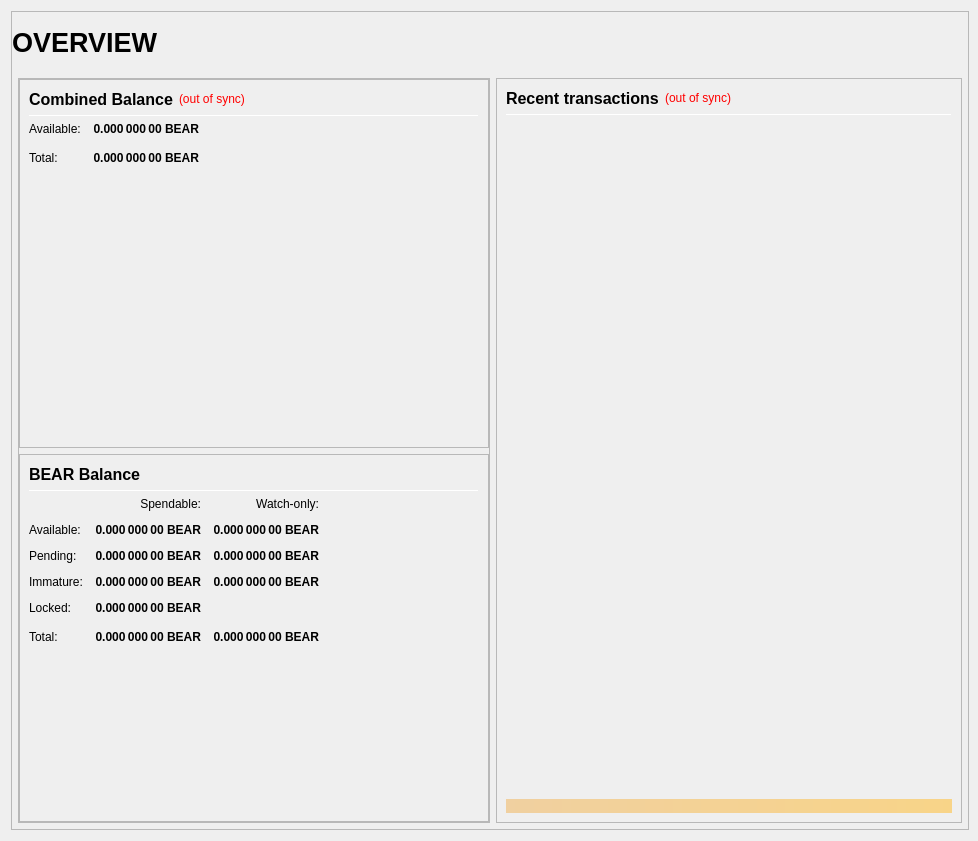
<?xml version="1.0" encoding="UTF-8"?>
<ui version="4.0">
 <class>OverviewPage</class>
 <widget class="QWidget" name="OverviewPage">
  <property name="geometry">
   <rect>
    <x>0</x>
    <y>0</y>
    <width>978</width>
    <height>841</height>
   </rect>
  </property>
  <property name="minimumSize">
   <size>
    <width>960</width>
    <height>682</height>
   </size>
  </property>
  <property name="windowTitle">
   <string>Form</string>
  </property>
  <layout class="QVBoxLayout" name="topLayout" stretch="1">
   <property name="rightMargin">
    <number>9</number>
   </property>
   <item>
    <widget class="QFrame" name="frame_BG">
     <property name="minimumSize">
      <size>
       <width>850</width>
       <height>610</height>
      </size>
     </property>
     <property name="maximumSize">
      <size>
       <width>16777215</width>
       <height>16777215</height>
      </size>
     </property>
     <property name="frameShape">
      <enum>QFrame::StyledPanel</enum>
     </property>
     <property name="frameShadow">
      <enum>QFrame::Raised</enum>
     </property>
     <layout class="QVBoxLayout" name="verticalLayout_3" stretch="1">
      <property name="leftMargin">
       <number>0</number>
      </property>
      <property name="topMargin">
       <number>0</number>
      </property>
      <property name="rightMargin">
       <number>0</number>
      </property>
      <property name="bottomMargin">
       <number>6</number>
      </property>
      <item>
       <layout class="QVBoxLayout" name="verticalLayout_Master" stretch="0,1">
        <property name="leftMargin">
         <number>0</number>
        </property>
        <property name="topMargin">
         <number>0</number>
        </property>
        <property name="rightMargin">
         <number>0</number>
        </property>
        <property name="bottomMargin">
         <number>0</number>
        </property>
        <item>
         <widget class="QFrame" name="frame_Header">
          <layout class="QVBoxLayout" name="verticalLayout_Header" stretch="0">
           <property name="leftMargin">
            <number>0</number>
           </property>
           <property name="topMargin">
            <number>0</number>
           </property>
           <property name="rightMargin">
            <number>0</number>
           </property>
           <property name="bottomMargin">
            <number>0</number>
           </property>
           <item>
            <layout class="QHBoxLayout" name="horizontalLayout_Header" stretch="1,0,1">
             <property name="spacing">
              <number>6</number>
             </property>
             <item>
              <widget class="QLabel" name="labelOverviewHeaderLeft">
               <property name="minimumSize">
                <size>
                 <width>464</width>
                 <height>60</height>
                </size>
               </property>
               <property name="maximumSize">
                <size>
                 <width>16777215</width>
                 <height>60</height>
                </size>
               </property>
               <property name="font">
                <font>
                 <pointsize>20</pointsize>
                 <weight>75</weight>
                 <bold>true</bold>
                </font>
               </property>
               <property name="text">
                <string>OVERVIEW</string>
               </property>
               <property name="alignment">
                <set>Qt::AlignLeading|Qt::AlignLeft|Qt::AlignVCenter</set>
               </property>
              </widget>
             </item>
             <item>
              <spacer name="horizontalSpacer_Header">
               <property name="orientation">
                <enum>Qt::Horizontal</enum>
               </property>
               <property name="sizeHint" stdset="0">
                <size>
                 <width>40</width>
                 <height>20</height>
                </size>
               </property>
              </spacer>
             </item>
             <item>
              <widget class="QLabel" name="labelOverviewHeaderRight">
               <property name="minimumSize">
                <size>
                 <width>464</width>
                 <height>60</height>
                </size>
               </property>
               <property name="maximumSize">
                <size>
                 <width>16777215</width>
                 <height>60</height>
                </size>
               </property>
               <property name="font">
                <font>
                 <pointsize>14</pointsize>
                </font>
               </property>
               <property name="text">
                <string/>
               </property>
               <property name="alignment">
                <set>Qt::AlignRight|Qt::AlignTrailing|Qt::AlignVCenter</set>
               </property>
              </widget>
             </item>
            </layout>
           </item>
          </layout>
         </widget>
        </item>
        <item>
         <widget class="QFrame" name="frame_Content">
          <layout class="QVBoxLayout" name="verticalLayout_Content">
           <property name="leftMargin">
            <number>6</number>
           </property>
           <property name="topMargin">
            <number>0</number>
           </property>
           <property name="rightMargin">
            <number>6</number>
           </property>
           <property name="bottomMargin">
            <number>0</number>
           </property>
           <item>
            <layout class="QHBoxLayout" name="horizontalLayout_Content" stretch="1,1">
             <property name="spacing">
              <number>6</number>
             </property>
             <item>
              <layout class="QVBoxLayout" name="verticalLayout_left" stretch="1">
               <item>
                <widget class="QFrame" name="frameObfuscation">
                 <property name="minimumSize">
                  <size>
                   <width>0</width>
                   <height>0</height>
                  </size>
                 </property>
                 <property name="frameShape">
                  <enum>QFrame::StyledPanel</enum>
                 </property>
                 <property name="frameShadow">
                  <enum>QFrame::Raised</enum>
                 </property>
                 <layout class="QVBoxLayout" name="verticalLayout" stretch="0,0,0">
                  <property name="leftMargin">
                   <number>0</number>
                  </property>
                  <property name="topMargin">
                   <number>0</number>
                  </property>
                  <property name="rightMargin">
                   <number>0</number>
                  </property>
                  <property name="bottomMargin">
                   <number>0</number>
                  </property>
                  <item>
                   <widget class="QFrame" name="frame_CombinedBalances">
                    <property name="minimumSize">
                     <size>
                      <width>470</width>
                      <height>0</height>
                     </size>
                    </property>
                    <property name="frameShape">
                     <enum>QFrame::StyledPanel</enum>
                    </property>
                    <property name="frameShadow">
                     <enum>QFrame::Raised</enum>
                    </property>
                    <layout class="QVBoxLayout" name="verticalLayout_5">
                     <item>
                      <layout class="QHBoxLayout" name="horizontalLayout_5" stretch="0,0,0">
                       <item>
                        <widget class="QLabel" name="label_5z">
                         <property name="minimumSize">
                          <size>
                           <width>0</width>
                           <height>20</height>
                          </size>
                         </property>
                         <property name="font">
                          <font>
                           <pointsize>12</pointsize>
                           <weight>75</weight>
                           <bold>true</bold>
                          </font>
                         </property>
                         <property name="toolTip">
                          <string>Combined Balance (including unconfirmed and immature coins)</string>
                         </property>
                         <property name="text">
                          <string>Combined Balance</string>
                         </property>
                        </widget>
                       </item>
                       <item>
                        <widget class="QLabel" name="labelWalletStatus">
                         <property name="cursor">
                          <cursorShape>WhatsThisCursor</cursorShape>
                         </property>
                         <property name="toolTip">
                          <string>The displayed information may be out of date. Your wallet automatically synchronizes with the BEAR network after a connection is established, but this process has not completed yet.</string>
                         </property>
                         <property name="styleSheet">
                          <string notr="true">QLabel { color: red; }</string>
                         </property>
                         <property name="text">
                          <string notr="true">(out of sync)</string>
                         </property>
                         <property name="alignment">
                          <set>Qt::AlignLeading|Qt::AlignLeft|Qt::AlignVCenter</set>
                         </property>
                        </widget>
                       </item>
                       <item>
                        <spacer name="horizontalSpacer_1">
                         <property name="orientation">
                          <enum>Qt::Horizontal</enum>
                         </property>
                         <property name="sizeHint" stdset="0">
                          <size>
                           <width>40</width>
                           <height>20</height>
                          </size>
                         </property>
                        </spacer>
                       </item>
                      </layout>
                     </item>
                     <item>
                      <widget class="Line" name="line_CombinedBalance">
                       <property name="minimumSize">
                        <size>
                         <width>0</width>
                         <height>1</height>
                        </size>
                       </property>
                       <property name="maximumSize">
                        <size>
                         <width>16777215</width>
                         <height>1</height>
                        </size>
                       </property>
                       <property name="orientation">
                        <enum>Qt::Horizontal</enum>
                       </property>
                      </widget>
                     </item>
                     <item>
                      <layout class="QGridLayout" name="gridLayout_3">
                       <property name="spacing">
                        <number>12</number>
                       </property>
                       <item row="1" column="0">
                        <widget class="QLabel" name="labelBalanceTextz">
                         <property name="text">
                          <string>Available:</string>
                         </property>
                        </widget>
                       </item>
                       <item row="1" column="1">
                        <widget class="QLabel" name="labelBalancez">
                         <property name="font">
                          <font>
                           <weight>75</weight>
                           <bold>true</bold>
                          </font>
                         </property>
                         <property name="cursor">
                          <cursorShape>IBeamCursor</cursorShape>
                         </property>
                         <property name="toolTip">
                          <string>Your current spendable balance</string>
                         </property>
                         <property name="text">
                          <string notr="true">0.000 000 00 BEAR</string>
                         </property>
                         <property name="alignment">
                          <set>Qt::AlignRight|Qt::AlignTrailing|Qt::AlignVCenter</set>
                         </property>
                         <property name="textInteractionFlags">
                          <set>Qt::LinksAccessibleByMouse|Qt::TextSelectableByKeyboard|Qt::TextSelectableByMouse</set>
                         </property>
                        </widget>
                       </item>
                       <item row="2" column="0">
                        <widget class="QLabel" name="labelTotalTextz">
                         <property name="text">
                          <string>Total:</string>
                         </property>
                        </widget>
                       </item>
                       <item row="2" column="1">
                        <widget class="QLabel" name="labelTotalz">
                         <property name="font">
                          <font>
                           <weight>75</weight>
                           <bold>true</bold>
                          </font>
                         </property>
                         <property name="cursor">
                          <cursorShape>IBeamCursor</cursorShape>
                         </property>
                         <property name="toolTip">
                          <string>Total Balance, including all unavailable coins.</string>
                         </property>
                         <property name="text">
                          <string notr="true">0.000 000 00 BEAR</string>
                         </property>
                         <property name="alignment">
                          <set>Qt::AlignRight|Qt::AlignTrailing|Qt::AlignVCenter</set>
                         </property>
                         <property name="textInteractionFlags">
                          <set>Qt::LinksAccessibleByMouse|Qt::TextSelectableByKeyboard|Qt::TextSelectableByMouse</set>
                         </property>
                        </widget>
                       </item>
                       <item row="2" column="3">
                        <spacer name="horizontalSpacer_2">
                         <property name="orientation">
                          <enum>Qt::Horizontal</enum>
                         </property>
                         <property name="sizeHint" stdset="0">
                          <size>
                           <width>40</width>
                           <height>20</height>
                          </size>
                         </property>
                        </spacer>
                       </item>
                      </layout>
                     </item>
                     <item>
                      <spacer name="verticalSpacer_1">
                       <property name="orientation">
                        <enum>Qt::Vertical</enum>
                       </property>
                       <property name="sizeHint" stdset="0">
                        <size>
                         <width>20</width>
                         <height>40</height>
                        </size>
                       </property>
                      </spacer>
                     </item>
                    </layout>
                   </widget>
                  </item>
                  <item>
                   <widget class="QFrame" name="frame_Balances">
                    <property name="frameShape">
                     <enum>QFrame::StyledPanel</enum>
                    </property>
                    <property name="frameShadow">
                     <enum>QFrame::Raised</enum>
                    </property>
                    <layout class="QVBoxLayout" name="verticalLayout_4">
                     <item>
                      <layout class="QHBoxLayout" name="horizontalLayout_4">
                       <item>
                        <widget class="QLabel" name="label_5">
                         <property name="minimumSize">
                          <size>
                           <width>0</width>
                           <height>20</height>
                          </size>
                         </property>
                         <property name="font">
                          <font>
                           <pointsize>12</pointsize>
                           <weight>75</weight>
                           <bold>true</bold>
                          </font>
                         </property>
                         <property name="text">
                          <string>BEAR Balance</string>
                         </property>
                        </widget>
                       </item>
                       <item>
                        <spacer name="horizontalSpacer_3">
                         <property name="orientation">
                          <enum>Qt::Horizontal</enum>
                         </property>
                         <property name="sizeHint" stdset="0">
                          <size>
                           <width>40</width>
                           <height>20</height>
                          </size>
                         </property>
                        </spacer>
                       </item>
                      </layout>
                     </item>
                     <item>
                      <widget class="Line" name="line_Balance">
                       <property name="minimumSize">
                        <size>
                         <width>0</width>
                         <height>1</height>
                        </size>
                       </property>
                       <property name="maximumSize">
                        <size>
                         <width>16777215</width>
                         <height>1</height>
                        </size>
                       </property>
                       <property name="orientation">
                        <enum>Qt::Horizontal</enum>
                       </property>
                      </widget>
                     </item>
                     <item>
                      <layout class="QGridLayout" name="gridLayout">
                       <property name="spacing">
                        <number>12</number>
                       </property>
                       <item row="0" column="1">
                        <widget class="QLabel" name="labelSpendable">
                         <property name="text">
                          <string>Spendable:</string>
                         </property>
                         <property name="alignment">
                          <set>Qt::AlignRight|Qt::AlignTrailing|Qt::AlignVCenter</set>
                         </property>
                        </widget>
                       </item>
                       <item row="0" column="2">
                        <widget class="QLabel" name="labelWatchonly">
                         <property name="text">
                          <string>Watch-only:</string>
                         </property>
                         <property name="alignment">
                          <set>Qt::AlignRight|Qt::AlignTrailing|Qt::AlignVCenter</set>
                         </property>
                        </widget>
                       </item>
                       <item row="1" column="0">
                        <widget class="QLabel" name="labelBalanceText">
                         <property name="text">
                          <string>Available:</string>
                         </property>
                        </widget>
                       </item>
                       <item row="1" column="1">
                        <widget class="QLabel" name="labelBalance">
                         <property name="font">
                          <font>
                           <weight>75</weight>
                           <bold>true</bold>
                          </font>
                         </property>
                         <property name="cursor">
                          <cursorShape>IBeamCursor</cursorShape>
                         </property>
                         <property name="toolTip">
                          <string>Your current spendable balance</string>
                         </property>
                         <property name="text">
                          <string notr="true">0.000 000 00 BEAR</string>
                         </property>
                         <property name="alignment">
                          <set>Qt::AlignRight|Qt::AlignTrailing|Qt::AlignVCenter</set>
                         </property>
                         <property name="textInteractionFlags">
                          <set>Qt::LinksAccessibleByMouse|Qt::TextSelectableByKeyboard|Qt::TextSelectableByMouse</set>
                         </property>
                        </widget>
                       </item>
                       <item row="1" column="2">
                        <widget class="QLabel" name="labelWatchAvailable">
                         <property name="font">
                          <font>
                           <weight>75</weight>
                           <bold>true</bold>
                          </font>
                         </property>
                         <property name="cursor">
                          <cursorShape>IBeamCursor</cursorShape>
                         </property>
                         <property name="toolTip">
                          <string>Your current balance in watch-only addresses</string>
                         </property>
                         <property name="text">
                          <string notr="true">0.000 000 00 BEAR</string>
                         </property>
                         <property name="alignment">
                          <set>Qt::AlignRight|Qt::AlignTrailing|Qt::AlignVCenter</set>
                         </property>
                         <property name="textInteractionFlags">
                          <set>Qt::LinksAccessibleByMouse|Qt::TextSelectableByKeyboard|Qt::TextSelectableByMouse</set>
                         </property>
                        </widget>
                       </item>
                       <item row="2" column="0">
                        <widget class="QLabel" name="labelPendingText">
                         <property name="text">
                          <string>Pending:</string>
                         </property>
                        </widget>
                       </item>
                       <item row="2" column="1">
                        <widget class="QLabel" name="labelUnconfirmed">
                         <property name="font">
                          <font>
                           <weight>75</weight>
                           <bold>true</bold>
                          </font>
                         </property>
                         <property name="cursor">
                          <cursorShape>IBeamCursor</cursorShape>
                         </property>
                         <property name="toolTip">
                          <string>Total of transactions that have yet to be confirmed, and do not yet count toward the spendable balance</string>
                         </property>
                         <property name="text">
                          <string notr="true">0.000 000 00 BEAR</string>
                         </property>
                         <property name="alignment">
                          <set>Qt::AlignRight|Qt::AlignTrailing|Qt::AlignVCenter</set>
                         </property>
                         <property name="textInteractionFlags">
                          <set>Qt::LinksAccessibleByMouse|Qt::TextSelectableByKeyboard|Qt::TextSelectableByMouse</set>
                         </property>
                        </widget>
                       </item>
                       <item row="2" column="2">
                        <widget class="QLabel" name="labelWatchPending">
                         <property name="font">
                          <font>
                           <weight>75</weight>
                           <bold>true</bold>
                          </font>
                         </property>
                         <property name="cursor">
                          <cursorShape>IBeamCursor</cursorShape>
                         </property>
                         <property name="toolTip">
                          <string>Unconfirmed transactions to watch-only addresses</string>
                         </property>
                         <property name="text">
                          <string notr="true">0.000 000 00 BEAR</string>
                         </property>
                         <property name="alignment">
                          <set>Qt::AlignRight|Qt::AlignTrailing|Qt::AlignVCenter</set>
                         </property>
                         <property name="textInteractionFlags">
                          <set>Qt::LinksAccessibleByMouse|Qt::TextSelectableByKeyboard|Qt::TextSelectableByMouse</set>
                         </property>
                        </widget>
                       </item>
                       <item row="3" column="0">
                        <widget class="QLabel" name="labelImmatureText">
                         <property name="text">
                          <string>Immature:</string>
                         </property>
                        </widget>
                       </item>
                       <item row="3" column="1">
                        <widget class="QLabel" name="labelImmature">
                         <property name="font">
                          <font>
                           <weight>75</weight>
                           <bold>true</bold>
                          </font>
                         </property>
                         <property name="cursor">
                          <cursorShape>IBeamCursor</cursorShape>
                         </property>
                         <property name="toolTip">
                          <string>Staked or masternode rewards that has not yet matured</string>
                         </property>
                         <property name="text">
                          <string notr="true">0.000 000 00 BEAR</string>
                         </property>
                         <property name="alignment">
                          <set>Qt::AlignRight|Qt::AlignTrailing|Qt::AlignVCenter</set>
                         </property>
                         <property name="textInteractionFlags">
                          <set>Qt::LinksAccessibleByMouse|Qt::TextSelectableByKeyboard|Qt::TextSelectableByMouse</set>
                         </property>
                        </widget>
                       </item>
                       <item row="3" column="2">
                        <widget class="QLabel" name="labelWatchImmature">
                         <property name="font">
                          <font>
                           <weight>75</weight>
                           <bold>true</bold>
                          </font>
                         </property>
                         <property name="cursor">
                          <cursorShape>IBeamCursor</cursorShape>
                         </property>
                         <property name="toolTip">
                          <string>Staked or masternode rewards in watch-only addresses that has not yet matured</string>
                         </property>
                         <property name="text">
                          <string notr="true">0.000 000 00 BEAR</string>
                         </property>
                         <property name="alignment">
                          <set>Qt::AlignRight|Qt::AlignTrailing|Qt::AlignVCenter</set>
                         </property>
                         <property name="textInteractionFlags">
                          <set>Qt::LinksAccessibleByMouse|Qt::TextSelectableByKeyboard|Qt::TextSelectableByMouse</set>
                         </property>
                        </widget>
                       </item>
                       <item row="4" column="0">
                        <widget class="QLabel" name="labelLockedBalanceText">
                         <property name="toolTip">
                          <string>Locked BEAR or Masternode collaterals.</string>
                         </property>
                         <property name="text">
                          <string>Locked:</string>
                         </property>
                        </widget>
                       </item>
                       <item row="4" column="1">
                        <widget class="QLabel" name="labelLockedBalance">
                         <property name="font">
                          <font>
                           <weight>75</weight>
                           <bold>true</bold>
                          </font>
                         </property>
                         <property name="cursor">
                          <cursorShape>IBeamCursor</cursorShape>
                         </property>
                         <property name="toolTip">
                          <string>Locked BEAR or Masternode collaterals.</string>
                         </property>
                         <property name="text">
                          <string notr="true">0.000 000 00 BEAR</string>
                         </property>
                         <property name="alignment">
                          <set>Qt::AlignRight|Qt::AlignTrailing|Qt::AlignVCenter</set>
                         </property>
                         <property name="textInteractionFlags">
                          <set>Qt::LinksAccessibleByMouse|Qt::TextSelectableByKeyboard|Qt::TextSelectableByMouse</set>
                         </property>
                        </widget>
                       </item>
                       <item row="5" column="0">
                        <widget class="QLabel" name="labelTotalText">
                         <property name="toolTip">
                          <string>Your current BEAR balance, unconfirmed and immature transactions included</string>
                         </property>
                         <property name="text">
                          <string>Total:</string>
                         </property>
                        </widget>
                       </item>
                       <item row="5" column="1">
                        <widget class="QLabel" name="labelTotal">
                         <property name="font">
                          <font>
                           <weight>75</weight>
                           <bold>true</bold>
                          </font>
                         </property>
                         <property name="cursor">
                          <cursorShape>IBeamCursor</cursorShape>
                         </property>
                         <property name="toolTip">
                          <string>Your current BEAR balance, unconfirmed and immature transactions included</string>
                         </property>
                         <property name="text">
                          <string notr="true">0.000 000 00 BEAR</string>
                         </property>
                         <property name="alignment">
                          <set>Qt::AlignRight|Qt::AlignTrailing|Qt::AlignVCenter</set>
                         </property>
                         <property name="textInteractionFlags">
                          <set>Qt::LinksAccessibleByMouse|Qt::TextSelectableByKeyboard|Qt::TextSelectableByMouse</set>
                         </property>
                        </widget>
                       </item>
                       <item row="5" column="2">
                        <widget class="QLabel" name="labelWatchTotal">
                         <property name="font">
                          <font>
                           <weight>75</weight>
                           <bold>true</bold>
                          </font>
                         </property>
                         <property name="cursor">
                          <cursorShape>IBeamCursor</cursorShape>
                         </property>
                         <property name="toolTip">
                          <string>Current total balance in watch-only addresses</string>
                         </property>
                         <property name="text">
                          <string notr="true">0.000 000 00 BEAR</string>
                         </property>
                         <property name="alignment">
                          <set>Qt::AlignRight|Qt::AlignTrailing|Qt::AlignVCenter</set>
                         </property>
                         <property name="textInteractionFlags">
                          <set>Qt::LinksAccessibleByMouse|Qt::TextSelectableByKeyboard|Qt::TextSelectableByMouse</set>
                         </property>
                        </widget>
                       </item>
                       <item row="5" column="3">
                        <spacer name="horizontalSpacer_9">
                         <property name="orientation">
                          <enum>Qt::Horizontal</enum>
                         </property>
                         <property name="sizeHint" stdset="0">
                          <size>
                           <width>40</width>
                           <height>20</height>
                          </size>
                         </property>
                        </spacer>
                       </item>
                      </layout>
                     </item>
                     <item>
                      <spacer name="verticalSpacer_3">
                       <property name="orientation">
                        <enum>Qt::Vertical</enum>
                       </property>
                       <property name="sizeHint" stdset="0">
                        <size>
                         <width>20</width>
                         <height>40</height>
                        </size>
                       </property>
                      </spacer>
                     </item>
                    </layout>
                   </widget>
                  </item>
                 </layout>
                </widget>
               </item>
              </layout>
             </item>
             <item>
              <layout class="QVBoxLayout" name="verticalLayout_right" stretch="1">
               <item>
                <widget class="QFrame" name="frame_RecentTransactions">
                 <property name="minimumSize">
                  <size>
                   <width>0</width>
                   <height>0</height>
                  </size>
                 </property>
                 <property name="frameShape">
                  <enum>QFrame::StyledPanel</enum>
                 </property>
                 <property name="frameShadow">
                  <enum>QFrame::Raised</enum>
                 </property>
                 <layout class="QVBoxLayout" name="verticalLayout_1" stretch="0,0,0,0,0">
                  <item>
                   <layout class="QHBoxLayout" name="horizontalLayout_2">
                    <item>
                     <widget class="QLabel" name="label_4">
                      <property name="minimumSize">
                       <size>
                        <width>0</width>
                        <height>20</height>
                       </size>
                      </property>
                      <property name="font">
                       <font>
                        <pointsize>12</pointsize>
                        <weight>75</weight>
                        <bold>true</bold>
                       </font>
                      </property>
                      <property name="text">
                       <string>Recent transactions</string>
                      </property>
                     </widget>
                    </item>
                    <item>
                     <widget class="QLabel" name="labelTransactionsStatus">
                      <property name="cursor">
                       <cursorShape>WhatsThisCursor</cursorShape>
                      </property>
                      <property name="toolTip">
                       <string>The displayed information may be out of date. Your wallet automatically synchronizes with the BEAR network after a connection is established, but this process has not completed yet.</string>
                      </property>
                      <property name="styleSheet">
                       <string notr="true">QLabel { color: red; }</string>
                      </property>
                      <property name="text">
                       <string notr="true">(out of sync)</string>
                      </property>
                      <property name="alignment">
                       <set>Qt::AlignRight|Qt::AlignTrailing|Qt::AlignVCenter</set>
                      </property>
                     </widget>
                    </item>
                    <item>
                     <spacer name="horizontalSpacer">
                      <property name="orientation">
                       <enum>Qt::Horizontal</enum>
                      </property>
                      <property name="sizeHint" stdset="0">
                       <size>
                        <width>40</width>
                        <height>20</height>
                       </size>
                      </property>
                     </spacer>
                    </item>
                   </layout>
                  </item>
                  <item>
                   <widget class="Line" name="line">
                    <property name="minimumSize">
                     <size>
                      <width>0</width>
                      <height>1</height>
                     </size>
                    </property>
                    <property name="maximumSize">
                     <size>
                      <width>16777215</width>
                      <height>1</height>
                     </size>
                    </property>
                    <property name="orientation">
                     <enum>Qt::Horizontal</enum>
                    </property>
                   </widget>
                  </item>
                  <item>
                   <widget class="QListView" name="listTransactions">
                    <property name="minimumSize">
                     <size>
                      <width>0</width>
                      <height>0</height>
                     </size>
                    </property>
                    <property name="styleSheet">
                     <string notr="true">QListView { background: transparent; }</string>
                    </property>
                    <property name="frameShape">
                     <enum>QFrame::NoFrame</enum>
                    </property>
                    <property name="verticalScrollBarPolicy">
                     <enum>Qt::ScrollBarAlwaysOff</enum>
                    </property>
                    <property name="horizontalScrollBarPolicy">
                     <enum>Qt::ScrollBarAlwaysOff</enum>
                    </property>
                    <property name="selectionMode">
                     <enum>QAbstractItemView::NoSelection</enum>
                    </property>
                   </widget>
                  </item>
                  <item>
                   <spacer name="verticalSpacer_2">
                    <property name="orientation">
                     <enum>Qt::Vertical</enum>
                    </property>
                    <property name="sizeType">
                     <enum>QSizePolicy::Expanding</enum>
                    </property>
                    <property name="sizeHint" stdset="0">
                     <size>
                      <width>20</width>
                      <height>40</height>
                     </size>
                    </property>
                   </spacer>
                  </item>
                  <item>
                   <widget class="QLabel" name="labelAlerts">
                    <property name="maximumSize">
                     <size>
                      <width>16777215</width>
                      <height>16777215</height>
                     </size>
                    </property>
                    <property name="styleSheet">
                     <string notr="true">background-color: qlineargradient(x1: 0, y1: 0, x2: 1, y2: 0, stop:0 #F0D0A0, stop:1 #F8D488); color:#000000;</string>
                    </property>
                    <property name="text">
                     <string/>
                    </property>
                    <property name="wordWrap">
                     <bool>true</bool>
                    </property>
                    <property name="margin">
                     <number>3</number>
                    </property>
                   </widget>
                  </item>
                 </layout>
                </widget>
               </item>
              </layout>
             </item>
            </layout>
           </item>
          </layout>
         </widget>
        </item>
       </layout>
      </item>
     </layout>
    </widget>
   </item>
  </layout>
 </widget>
 <resources/>
 <connections/>
</ui>
